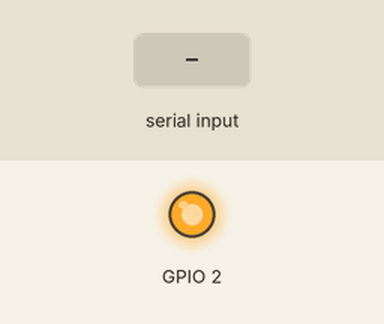
Recording of a sketch running on a simulated ESP8266 (NodeMCU). On the bench: output pins drawn as LEDs (lit = HIGH). The inputs (shaded band) are chosen by the test bench. WiFi joins after 1.5 s; servers stay silent unless stated; random numbers use the default seed unless the sketch sets one; what the sketch prints to the serial monitor is not drawn.

Above: at 3.7 s.
3.8 s: "1" received over Serial
At 4.6 s:
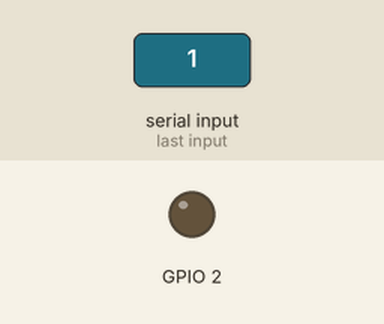
5.3 s: "0" received over Serial
At 5.7 s:
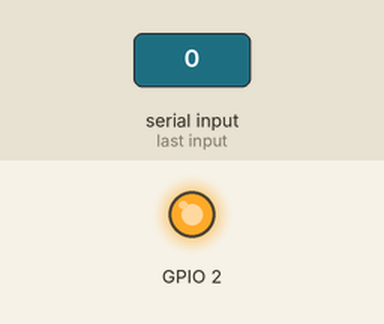
Timing chart, 0 to 8.3 s (numbered marks = the images above; inputs shaded):
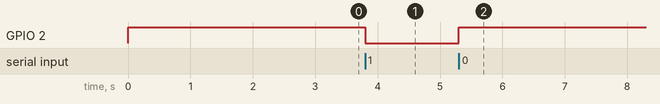

The sketch:

v1.ino
```cpp
/*use json type: {"TEMP":  ,"HUMI":   ,"GAS":  ,"RAIN":   ,"COMMAND": int ,"ID": string  ,"STATUS": int}*/


#include <ArduinoJson.h>

#include <ESP8266WiFi.h>

#include <SocketIoClient.h>

SocketIoClient webSocket;

const char* Host_Socket = "192.168.137.1";
unsigned int Port_Socket = 3000;
const char* ssid = "lee-lap";
const char* pwdWifi = "lee221221";
//==========================================================================================
//                                    Data current
//==========================================================================================
#define ON 1
#define OFF 0
uint8_t LED2_Status=OFF;
int A0_Val=0;

//==========================================================================================
//                                    Interval time
//==========================================================================================

unsigned long intervalTimeSend;
#define TIME_SEND 5000

//==========================================================================================
//                                    Socket IO
//==========================================================================================

void handleMessControlDevice(const char * payload, size_t length) {
  DynamicJsonBuffer jsonBuffer;
  JsonObject& root = jsonBuffer.parseObject(payload);
  String ID = root["ID"];
  uint8_t COMMAND = root["COMMAND"];
  if (ID == "LED2") { //led on board
    if(COMMAND == 0) { //tat den
      digitalWrite(2, HIGH);
      LED2_Status = 0;
      sendServer();
    }
    if(COMMAND == 1) { //bat den
      digitalWrite(2, LOW);
      LED2_Status = 1;
      sendServer();
    }
  }
}

void handleMessUpdate(const char * payload, size_t length) {
  sendServer();
}

void(* resetFunc) (void) = 0;// reset function

void sendServer () {
      A0_Val = random(1000);
      char sendStr[300]={};
      String output = "[{\"TYPE\":\"LOG\",\"ID\":\"A0\",\"STATUS\":"+String(A0_Val)+"},{\"TYPE\":\"O/F\",\"ID\":\"LED2\",\"STATUS\":"+String(LED2_Status)+"}]";
      int i=0;
      for (i=0; output[i]; i++) {
        sendStr[i]=output[i];
      }
      sendStr[i]='\0';
      webSocket.emit("esp-send-server-update-status", sendStr);
}

//==========================================================================================
//                                    Setup
//==========================================================================================

void setup() {
    Serial.begin(115200);
    Serial.setDebugOutput(true);

    randomSeed(analogRead(0));
    pinMode (2, OUTPUT);
    digitalWrite(2, HIGH);
    LED2_Status=OFF;

    A0_Val = random(1000);

    Serial.println();
    Serial.println();
    Serial.println();

    Serial.println("aa");

    WiFi.begin(ssid, pwdWifi);

    Serial.println("aa");

    while (WiFi.status() != WL_CONNECTED)
    {
      delay(500);
      Serial.print(".");
    }

    Serial.println();
    Serial.print("Connected, IP address: ");
    Serial.println(WiFi.localIP());

    webSocket.on("server-send-esp-control-device", handleMessControlDevice);
    webSocket.on("server-send-esp-update-status", handleMessUpdate);

    webSocket.begin(Host_Socket, Port_Socket, "/socket.io/?transport=websocket");

    delay(1000);
    intervalTimeSend=millis();
}

//==========================================================================================
//                                    Loop
//==========================================================================================

void loop() {
    if(Serial.available()>0) {
      char cmd = Serial.read();
      if (cmd == '0') {
        LED2_Status=OFF;
        digitalWrite(2, HIGH);
      }
      if (cmd == '1') {
        LED2_Status=ON;
        digitalWrite(2, LOW);
      }
      if (cmd == '0' || cmd == '1') {
        sendServer();
      }
    }
    if (millis() - intervalTimeSend > TIME_SEND) {
      intervalTimeSend=millis();
      sendServer();
    }
    webSocket.loop();
}
```

Measured:
- after the input at 3.8 s, GPIO 2: HIGH → LOW at once
- after the input at 5.3 s, GPIO 2: LOW → HIGH at once
